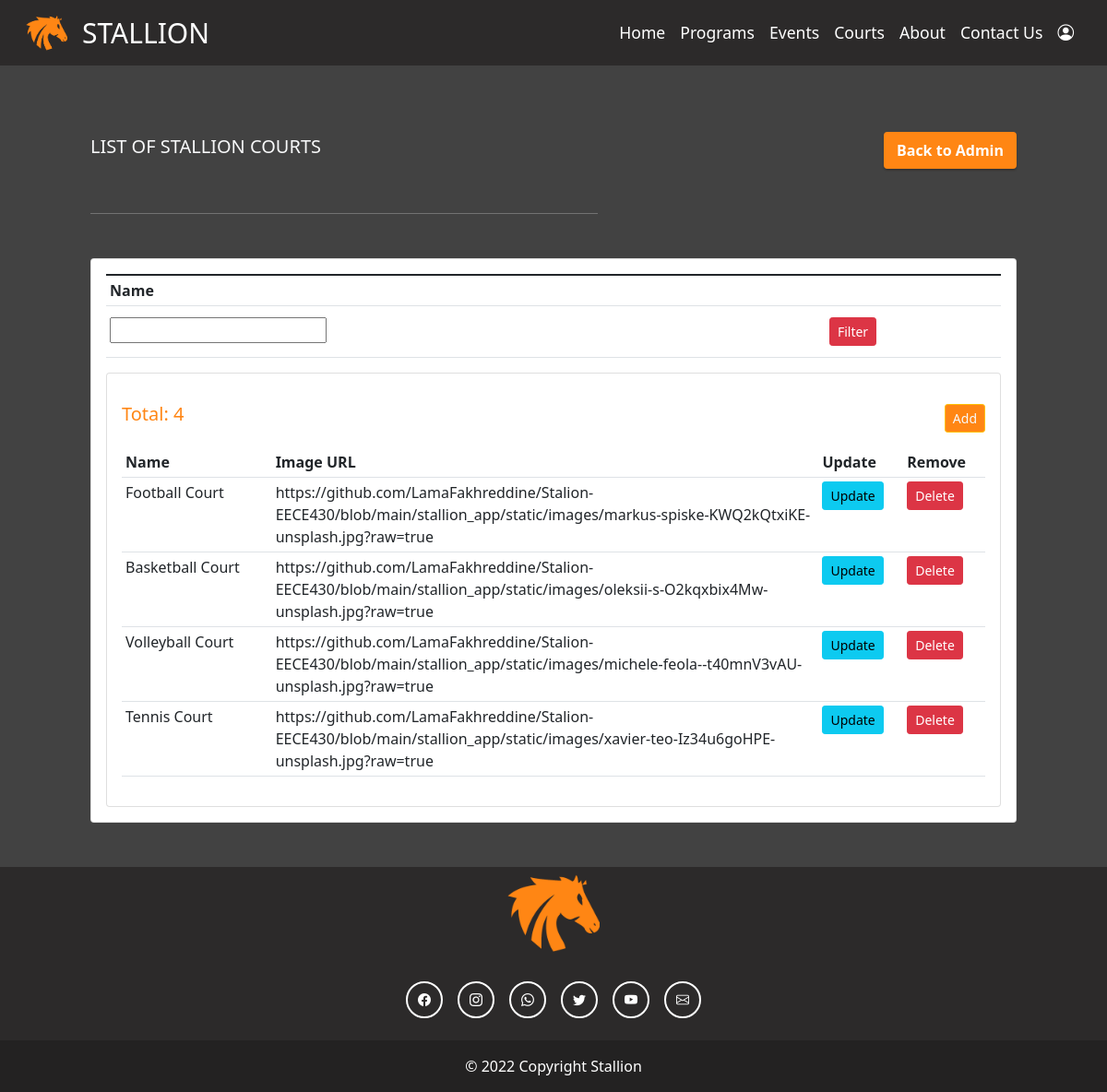
The page /courts/ on the database as committed earlier.
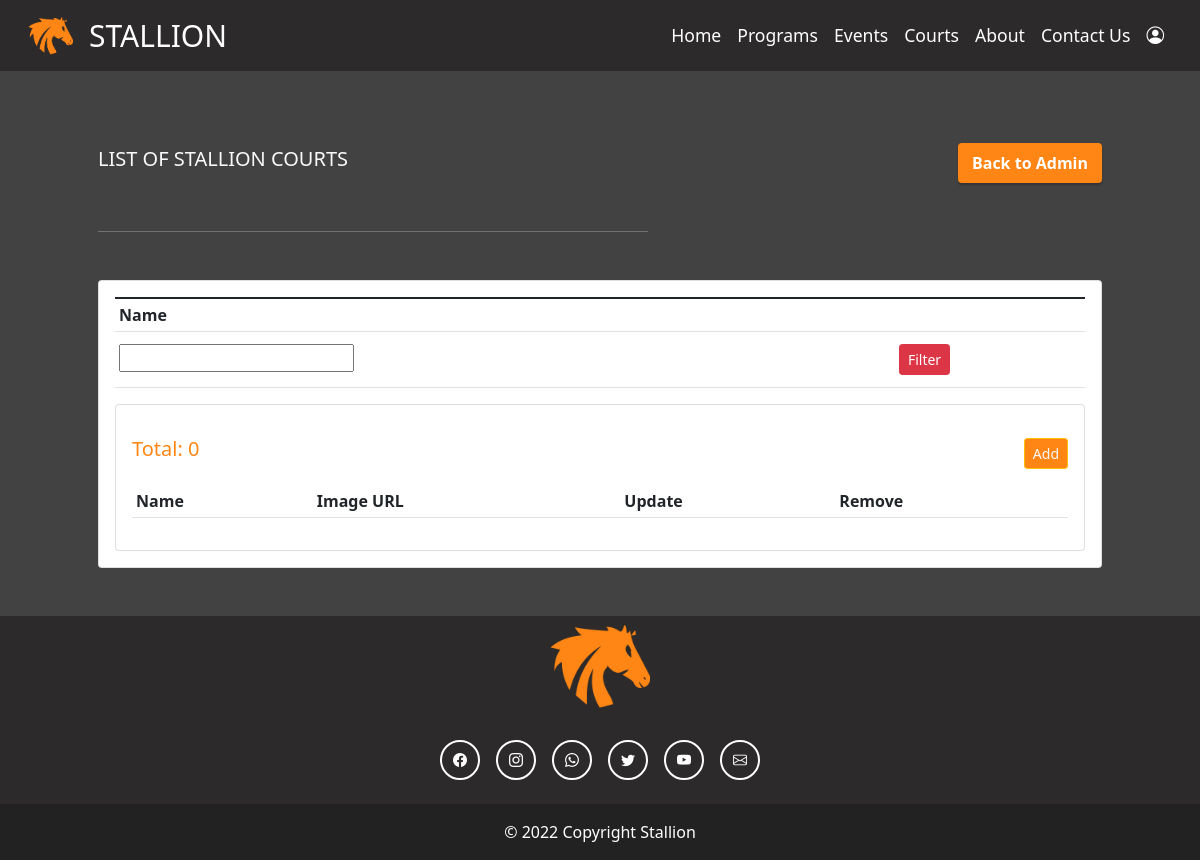
The same page on the database as committed later.
### stallion_website/models.py (models this page shows)
class Court(models.Model):
    name = models.CharField(max_length=200, unique=True)
    image_url = models.URLField(max_length=300, null=True)

### stallion_website/views.py (the view)
# urls.py: path('courts/', views.courts, name='courts'),
def courts(request):
    courts = Court.objects.all()
    form = FilterCourtsForm(request.POST)
    return render(request, 'stallion_website/courts.html', {'courts': courts, 'form': form})

### stallion_website/forms.py
class FilterCourtsForm(forms.Form):
    name = forms.CharField(required=False)
    image_url = forms.URLField(required=False)

### stallion_website/templates/stallion_website/courts.html (shortened to what this page needs)
{% load static %}
<!doctype html>
<html lang="en">
  <head>
    <link
    href="https://cdn.jsdelivr.net/npm/bootstrap@5.1.3/dist/css/bootstrap.min.css"
    rel="stylesheet"
    />
    <link
      rel="stylesheet"
      href="https://cdn.jsdelivr.net/npm/bootstrap-icons@1.5.0/font/bootstrap-icons.css"
    />
    <link
      rel="stylesheet"
      type="text/css"
      href="{% static '/css/adminAccount.css' %}"
    />
  </head>
    {% include 'stallion_website/navbar.html' %}
    <br>
    <div class="col-md-11 mx-auto">
      <div class="d-flex m-5 align-items-center">
        <h5 class="text-light">LIST OF STALLION COURTS</h5>
        <a href="/adminAccount" type="button" class="ms-auto btn btn-primary primary-btn-stallion-sm">
            Back to Admin
        </a>
    </div>
        <hr width="50%" class="me-auto m-5" style="color: white;">
        <div class="card card-body m-5">
            <table class="table table-sm p-4">
                <form method="POST" action="{% url 'filter_courts' %}">
                <tr>
                    <th>Name</th>
                    <th></th>
                </tr>
                <td>
                    <div class="form-floating mt-2 mb-2">
                        {{form.name}}
                      </div>
                </td>
                <td>
                    <input class="btn btn-sm btn-danger mt-2 mb-2" type="submit" value="Filter"></input>
                </td>
            </form>
            </table>
        <div class="card card-body">
            <div class="d-flex align-items-center">
                <h5 class="pt-3 pb-3" style="color: var(--darkorange);">Total: {{courts.count}}</h5>
                <a class="text-light btn btn-sm btn-warning  ms-auto" style="height:fit-content; background-color: var(--darkorange);" href="{% url 'add_courts' %}">Add</a>
            </div>
            <table class="table table-sm">
                <tr>
                    <th>Name</th>
                    <th>Image URL</th>
                    <th>Update</th>
                    <th>Remove</th>
                </tr>
                {% for c in courts %}
                <tr>
                    <td>{{c.name}}</td>
                    <td style="max-width:60vh">{{c.image_url}}</td>
                    <td><a class="btn btn-sm btn-info" href="{% url 'update_courts' c.name %}">Update</a></td>
                    <td><a class="btn btn-sm btn-danger" href="{% url 'delete_courts' c.name %}">Delete</a></td>
                </tr>
                {% endfor %}
            </table>
        </div>
    </div>
    </div>
    {% include 'stallion_website/footer.html' %}
</html>

Rows that differ between the two databases and show on the page:
removed Court: name "Football Court", image_url "https://github.com/LamaFakhreddine/Stalion-EECE430/blob/main/stallion_app/static/images/markus-spiske-KWQ2kQtxiKE-unsplash.jpg?raw=true"
removed Court: name "Basketball Court", image_url "https://github.com/LamaFakhreddine/Stalion-EECE430/blob/main/stallion_app/static/images/oleksii-s-O2kqxbix4Mw-unsplash.jpg?raw=true"
removed Court: name "Volleyball Court", image_url "https://github.com/LamaFakhreddine/Stalion-EECE430/blob/main/stallion_app/static/images/michele-feola--t40mnV3vAU-unsplash.jpg?raw=true"
removed Court: name "Tennis Court", image_url "https://github.com/LamaFakhreddine/Stalion-EECE430/blob/main/stallion_app/static/images/xavier-teo-Iz34u6goHPE-unsplash.jpg?raw=true"
Other text that changed with them:
{{ courts.count }}: "4" → "0"
